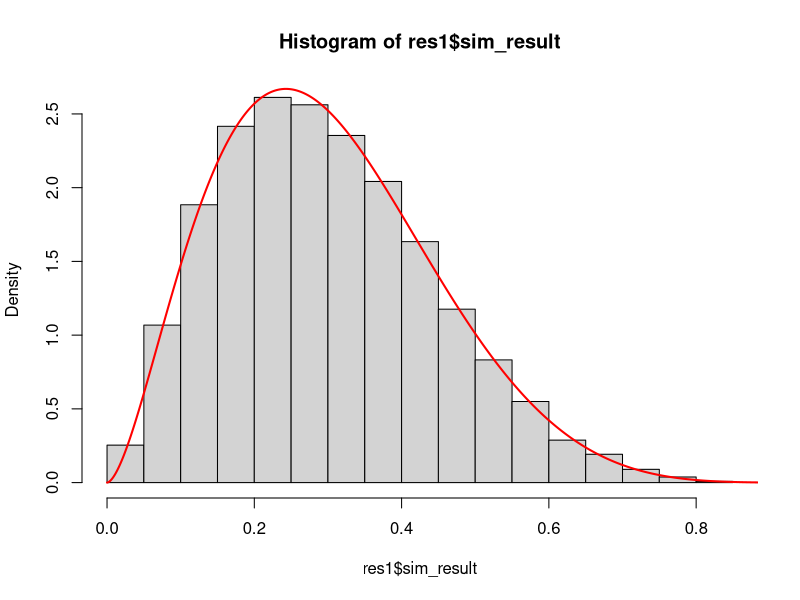
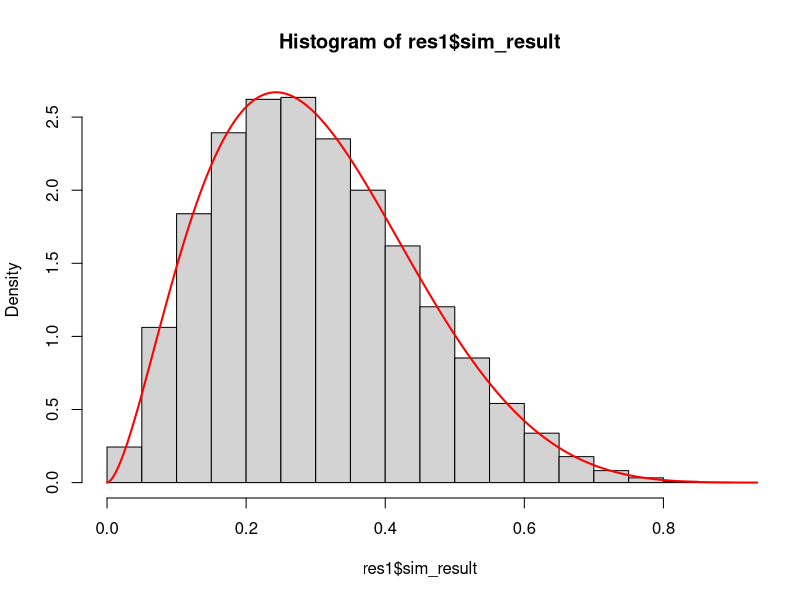

R code for these plots, in order:
## ---- chunk 1
#| fig-height: 16
#| fig-width: 12
#| message: false
#| warning: false


a <- 2.7
b <- 6.3
f_max <- function(x) {
    temp <- dbeta(x, shape1 = a, shape2 = b)
    return(temp)
}
res <- optimize(f_max, interval = c(0, 1), maximum = TRUE)
C <- res$objective
sim_fun <- function(n) {
    i <- 0
    j <- 0
    simul <- c()
    while(i < n) {
        j <- j + 1
        uv <- runif(2)
        v <- uv[2]; u <- uv[1]
        ratio <- f_max(v) / C
        temp <- ifelse(u <= ratio, TRUE, FALSE)
        if (temp) {
            i <- i + 1
            simul[i] <- v
        }
    }

    result <- list(nc = j, sim_result = simul)
}

res1 <- sim_fun(n = 1e+4)


hist(res1$sim_result, freq = FALSE)
xx <- seq(0, 1, len = 1e+4)
yy <- f_max(xx)
lines(xx, yy, col = "red", lwd = 2)
M <- mean(res1$sim_result)
varr <- var(res1$sim_result)
cat("Mean simulation: ", M, "\n", 
    "Mean real: ", a / (a + b), "\n", 
    "Variance simulation: ", varr, "\n", 
    "variance Real: ", (a*b) / ((a + b)**2 * (a + b + 1)), 
    sep = "")




res1 <- sim_fun(n = 1e+5)


hist(res1$sim_result, freq = FALSE)
xx <- seq(0, 1, len = 1e+4)
yy <- f_max(xx)
lines(xx, yy, col = "red", lwd = 2)
M <- mean(res1$sim_result)
varr <- var(res1$sim_result)
cat("Mean simulation: ", M, "\n", 
    "Mean real: ", a / (a + b), "\n", 
    "Variance simulation: ", varr, "\n", 
    "variance Real: ", (a*b) / ((a + b)**2 * (a + b + 1)), 
    sep = "")
